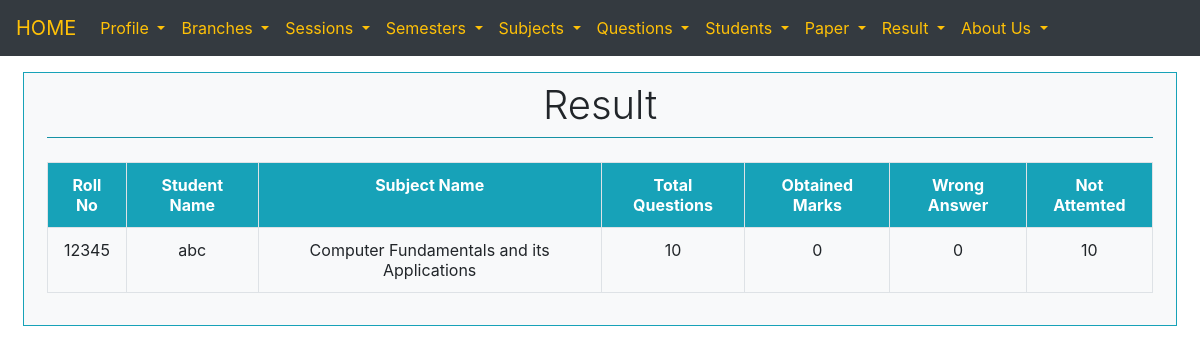
Page /pages/result_view_teacher1.php?pid=2 on the committed database.
### tables this page shows
CREATE TABLE `examresult` (
  `resultid` int(10) UNSIGNED NOT NULL,
  `studentid` varchar(100) NOT NULL,
  `paperid` int(10) UNSIGNED NOT NULL,
  `correctanswer` varchar(100) NOT NULL,
  `wronganswer` varchar(100) NOT NULL,
  `notattempted` varchar(100) NOT NULL
);

CREATE TABLE `students` (
  `rollno` varchar(100) NOT NULL,
  `studentname` varchar(200) NOT NULL,
  `fathername` varchar(200) NOT NULL,
  `branchid` varchar(100) NOT NULL,
  `semesterid` varchar(100) NOT NULL,
  `sessionid` varchar(100) NOT NULL,
  `addmissionbranch` varchar(100) NOT NULL,
  `addmissionsemester` varchar(100) NOT NULL,
  `addmissionsession` varchar(100) NOT NULL,
  `password` varchar(100) NOT NULL,
  `contactno` bigint(20) NOT NULL
);

CREATE TABLE `subjects` (
  `subjectid` int(10) UNSIGNED NOT NULL,
  `subjectname` varchar(100) NOT NULL,
  `semesterid` int(10) UNSIGNED NOT NULL
);

CREATE TABLE `paperdetails` (
  `paperid` int(10) UNSIGNED NOT NULL,
  `sessionid` int(10) UNSIGNED NOT NULL,
  `branchid` int(10) UNSIGNED NOT NULL,
  `semesterid` int(10) UNSIGNED NOT NULL,
  `subjectid` int(10) UNSIGNED NOT NULL,
  `examdate` varchar(10) NOT NULL,
  `questioncount` int(10) NOT NULL,
  `duration` int(10) NOT NULL,
  `passcode` varchar(200) NOT NULL,
  `teacherid` varchar(50) NOT NULL,
  `marksperquest` varchar(10) NOT NULL
);

### db/result_db.php (called while the page is built, shortened)
<?php
function getsubjectBySubjectId($semesterid){
    $recs = Array();
    $con = getConnection();
    $result = $con->query("select * from subjects where subjectid='$semesterid';");
    while($rec = $result->fetch_assoc()){
        $recs[] = $rec;
    }
    return $recs;
}
function getStudentnameByStudentId($sname){
    $recs = Array();
    $con = getConnection();
    $result = $con->query("select * from students where rollno='$sname';");
    while($rec = $result->fetch_assoc()){
        $recs[] = $rec;
    }
    return $recs;
}
function getresultinfo($pid){
    $recs = Array();
    $con = getConnection();
    $records = $con->query("select e.studentid, e.correctanswer, e.wronganswer, e.notattempted, p.subjectid, p.questioncount from examresult e, paperdetails p  where e.paperid ='$pid' and p.paperid = e.paperid order by e.studentid asc;");
    while($rec = $records->fetch_assoc()){
        $recs[] = $rec;
    }
    return $recs;
}
?>

### grid/result_view_grid.php (the view, shortened to what this page needs)
<?php
    function studentresult($pid){
        $recs = getresultinfo($pid);
        $html = "<table class='table table-bordered table-hover table-striped table-md'>";
        $html.= "<tr class='text-center bg-info text-white'>
                    <th>Roll No</th>
                    <th>Student Name</th>
                    <th>Subject Name</th>
                    <th>Total Questions</th>
                    <th>Obtained Marks</th>
                    <th>Wrong Answer</th>
                    <th>Not Attemted</th>
                </tr>";
            foreach($recs as $rec){
                $name = getStudentnameByStudentId($rec['studentid']);
                $sname = getsubjectBySubjectId($rec['subjectid']);
        $html.="<tr class='text-center'>
                    <td>".$rec['studentid']."</td>
                    <td>".$name[0]['studentname']."</td>
                    <td>".$sname[0]['subjectname']."</td>
                    <td>".$rec['questioncount']."</td>
                    <td>".$rec['correctanswer']."</td>
                    <td>".$rec['wronganswer']."</td>
                    <td>".$rec['notattempted']."</td>
                </tr>";
        }
        echo $html;
    }
?>

### rows in the picture
examresult: studentid "12345", studentid.studentname "abc", subjects.subjectname "Computer Fundamentals and its Applications", paperid.questioncount "10", correctanswer "0", wronganswer "0", notattempted "10"
